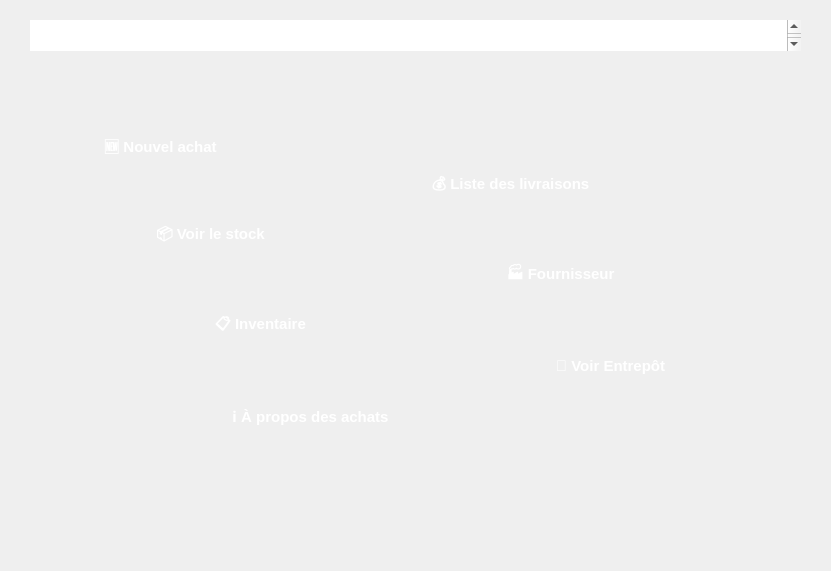
<?xml version="1.0" encoding="UTF-8"?>
<ui version="4.0">
 <class>MainWindow</class>
 <widget class="QMainWindow" name="MainWindow">
  <property name="geometry">
   <rect>
    <x>0</x>
    <y>0</y>
    <width>831</width>
    <height>571</height>
   </rect>
  </property>
  <property name="windowTitle">
   <string>Gestion des Achats</string>
  </property>
  <property name="styleSheet">
   <string notr="true">QWidget#centralwidget {
    border-image: url(&quot;C:/projet_QT/projet_achats/image000/fond02.jpg&quot;) 0 0 0 0 stretch stretch;
}
</string>
  </property>
  <widget class="QWidget" name="centralwidget">
   <widget class="QPushButton" name="btnNouveauAchat">
    <property name="geometry">
     <rect>
      <x>50</x>
      <y>120</y>
      <width>221</width>
      <height>51</height>
     </rect>
    </property>
    <property name="styleSheet">
     <string notr="true">
QPushButton {
    background-color: qlineargradient(
        x1:0, y1:0, x2:1, y2:1,
        stop:0   #22a9d6,
		stop:0.5 #1dd3b0,
        stop:1   #22a9d6
    );
    border-radius: 15px;
    border: none;
    padding: 10px 20px;
    color: white;
    font-size: 15px;
    font-weight: bold;
}</string>
    </property>
    <property name="text">
     <string>🆕 Nouvel achat</string>
    </property>
   </widget>
   <widget class="QPushButton" name="btnVoirStock">
    <property name="geometry">
     <rect>
      <x>100</x>
      <y>210</y>
      <width>221</width>
      <height>51</height>
     </rect>
    </property>
    <property name="styleSheet">
     <string notr="true">
QPushButton {
    background-color: qlineargradient(
        x1:0, y1:0, x2:1, y2:1,
        stop:0   #22a9d6,
		stop:0.5 #1dd3b0,
        stop:1   #22a9d6
    );
    border-radius: 15px;
    border: none;
    padding: 10px 20px;
    color: white;
    font-size: 15px;
    font-weight: bold;
}</string>
    </property>
    <property name="text">
     <string>📦 Voir le stock</string>
    </property>
   </widget>
   <widget class="QPushButton" name="btnInventaire">
    <property name="geometry">
     <rect>
      <x>150</x>
      <y>300</y>
      <width>221</width>
      <height>51</height>
     </rect>
    </property>
    <property name="styleSheet">
     <string notr="true">
QPushButton {
    background-color: qlineargradient(
        x1:0, y1:0, x2:1, y2:1,
        stop:0   #22a9d6,
		stop:0.5 #1dd3b0,
        stop:1   #22a9d6
    );
    border-radius: 15px;
    border: none;
    padding: 10px 20px;
    color: white;
    font-size: 15px;
    font-weight: bold;
}</string>
    </property>
    <property name="text">
     <string>📋 Inventaire</string>
    </property>
   </widget>
   <widget class="QPushButton" name="btnListeLivraison">
    <property name="geometry">
     <rect>
      <x>400</x>
      <y>160</y>
      <width>221</width>
      <height>51</height>
     </rect>
    </property>
    <property name="styleSheet">
     <string notr="true">
QPushButton {
    background-color: qlineargradient(
        x1:0, y1:0, x2:1, y2:1,
        stop:0   #22a9d6,
		stop:0.5 #1dd3b0,
        stop:1   #22a9d6
    );
    border-radius: 15px;
    border: none;
    padding: 10px 20px;
    color: white;
    font-size: 15px;
    font-weight: bold;
}</string>
    </property>
    <property name="text">
     <string>💰 Liste des livraisons</string>
    </property>
   </widget>
   <widget class="QPushButton" name="btnAPropos">
    <property name="geometry">
     <rect>
      <x>200</x>
      <y>390</y>
      <width>221</width>
      <height>51</height>
     </rect>
    </property>
    <property name="styleSheet">
     <string notr="true">
QPushButton {
    background-color: qlineargradient(
        x1:0, y1:0, x2:1, y2:1,
        stop:0   #22a9d6,
		stop:0.5 #1dd3b0,
        stop:1   #22a9d6
    );
    border-radius: 15px;
    border: none;
    padding: 10px 20px;
    color: white;
    font-size: 15px;
    font-weight: bold;
}</string>
    </property>
    <property name="text">
     <string>ℹ️ À propos des achats</string>
    </property>
   </widget>
   <widget class="QPushButton" name="btnVoirEntrepot">
    <property name="geometry">
     <rect>
      <x>500</x>
      <y>340</y>
      <width>221</width>
      <height>51</height>
     </rect>
    </property>
    <property name="styleSheet">
     <string notr="true">
QPushButton {
    background-color: qlineargradient(
        x1:0, y1:0, x2:1, y2:1,
        stop:0   #22a9d6,
		stop:0.5 #1dd3b0,
        stop:1   #22a9d6
    );
    border-radius: 15px;
    border: none;
    padding: 10px 20px;
    color: white;
    font-size: 15px;
    font-weight: bold;
}</string>
    </property>
    <property name="text">
     <string>🏢 Voir Entrepôt</string>
    </property>
   </widget>
   <widget class="QPushButton" name="btnVoirFourniseur">
    <property name="geometry">
     <rect>
      <x>450</x>
      <y>250</y>
      <width>221</width>
      <height>51</height>
     </rect>
    </property>
    <property name="styleSheet">
     <string notr="true">
QPushButton {
    background-color: qlineargradient(
        x1:0, y1:0, x2:1, y2:1,
        stop:0   #22a9d6,
		stop:0.5 #1dd3b0,
        stop:1   #22a9d6
    );
    border-radius: 15px;
    border: none;
    padding: 10px 20px;
    color: white;
    font-size: 15px;
    font-weight: bold;
}</string>
    </property>
    <property name="text">
     <string>🏭 Fournisseur</string>
    </property>
   </widget>
   <widget class="QTextBrowser" name="textBrowser">
    <property name="geometry">
     <rect>
      <x>10</x>
      <y>10</y>
      <width>811</width>
      <height>51</height>
     </rect>
    </property>
    <property name="styleSheet">
     <string notr="true">QTextBrowser {
    border-image: url(&quot;C:/projet_QT/projet_achats/image000/fond03.jpg&quot;) 0 0 0 0 stretch stretch;
    border: none;
    padding: 10px 20px;
    color: white;
    font-weight: bold;
}</string>
    </property>
    <property name="html">
     <string>&lt;!DOCTYPE HTML PUBLIC &quot;-//W3C//DTD HTML 4.0//EN&quot; &quot;http://www.w3.org/TR/REC-html40/strict.dtd&quot;&gt;
&lt;html&gt;&lt;head&gt;&lt;meta name=&quot;qrichtext&quot; content=&quot;1&quot; /&gt;&lt;meta charset=&quot;utf-8&quot; /&gt;&lt;style type=&quot;text/css&quot;&gt;
p, li { white-space: pre-wrap; }
hr { height: 1px; border-width: 0; }
li.unchecked::marker { content: &quot;\2610&quot;; }
li.checked::marker { content: &quot;\2612&quot;; }
&lt;/style&gt;&lt;/head&gt;&lt;body style=&quot; font-family:'Segoe UI'; font-size:9pt; font-weight:700; font-style:normal;&quot;&gt;
&lt;p style=&quot; margin-top:0px; margin-bottom:0px; margin-left:0px; margin-right:0px; -qt-block-indent:0; text-indent:0px;&quot;&gt;&lt;span style=&quot; font-size:20pt;&quot;&gt;GESTION D'ACHATS :&lt;/span&gt;&lt;/p&gt;&lt;/body&gt;&lt;/html&gt;</string>
    </property>
   </widget>
  </widget>
 </widget>
 <resources/>
 <connections/>
</ui>
